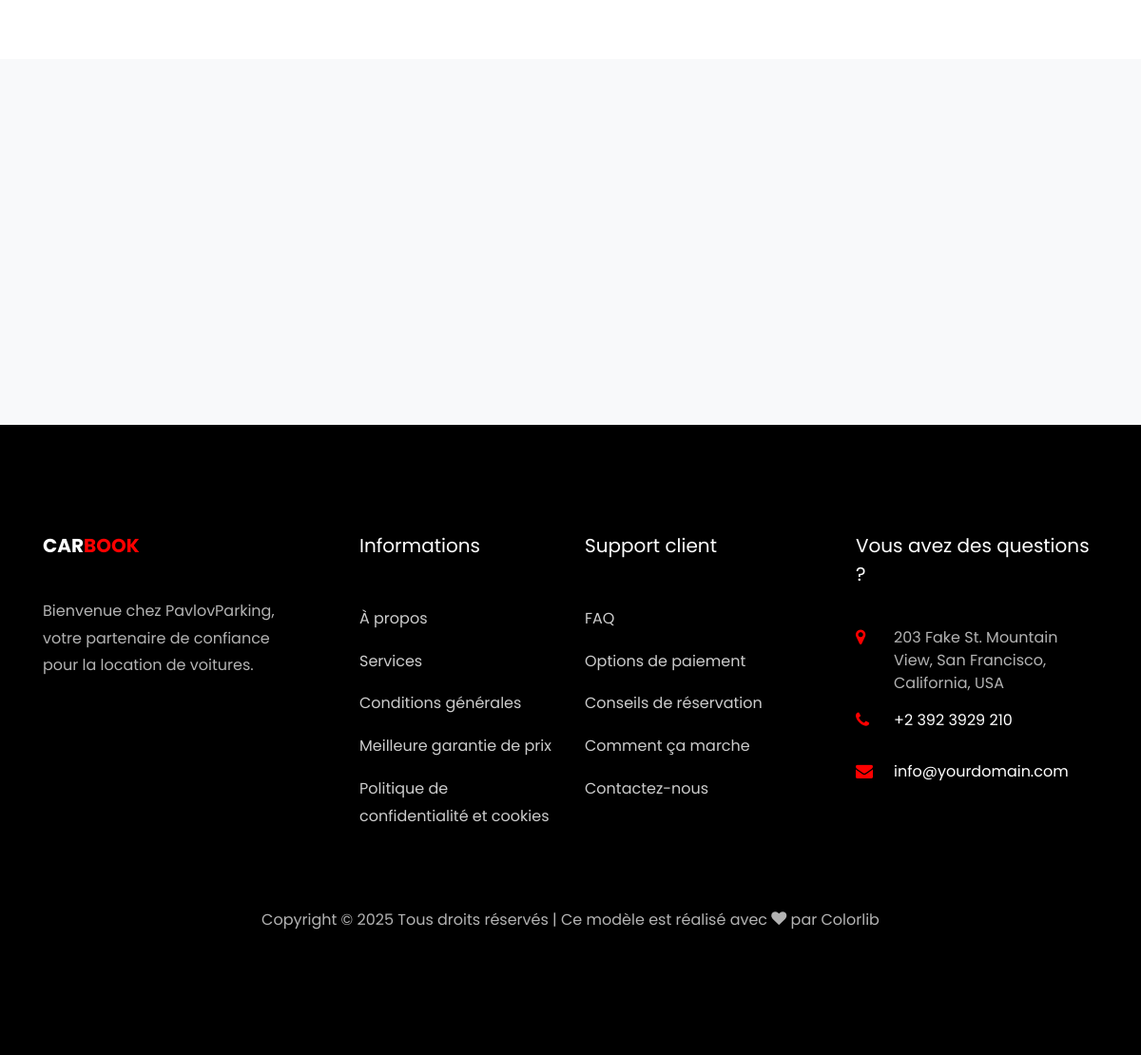
Before: / (lower part) with the older database file.
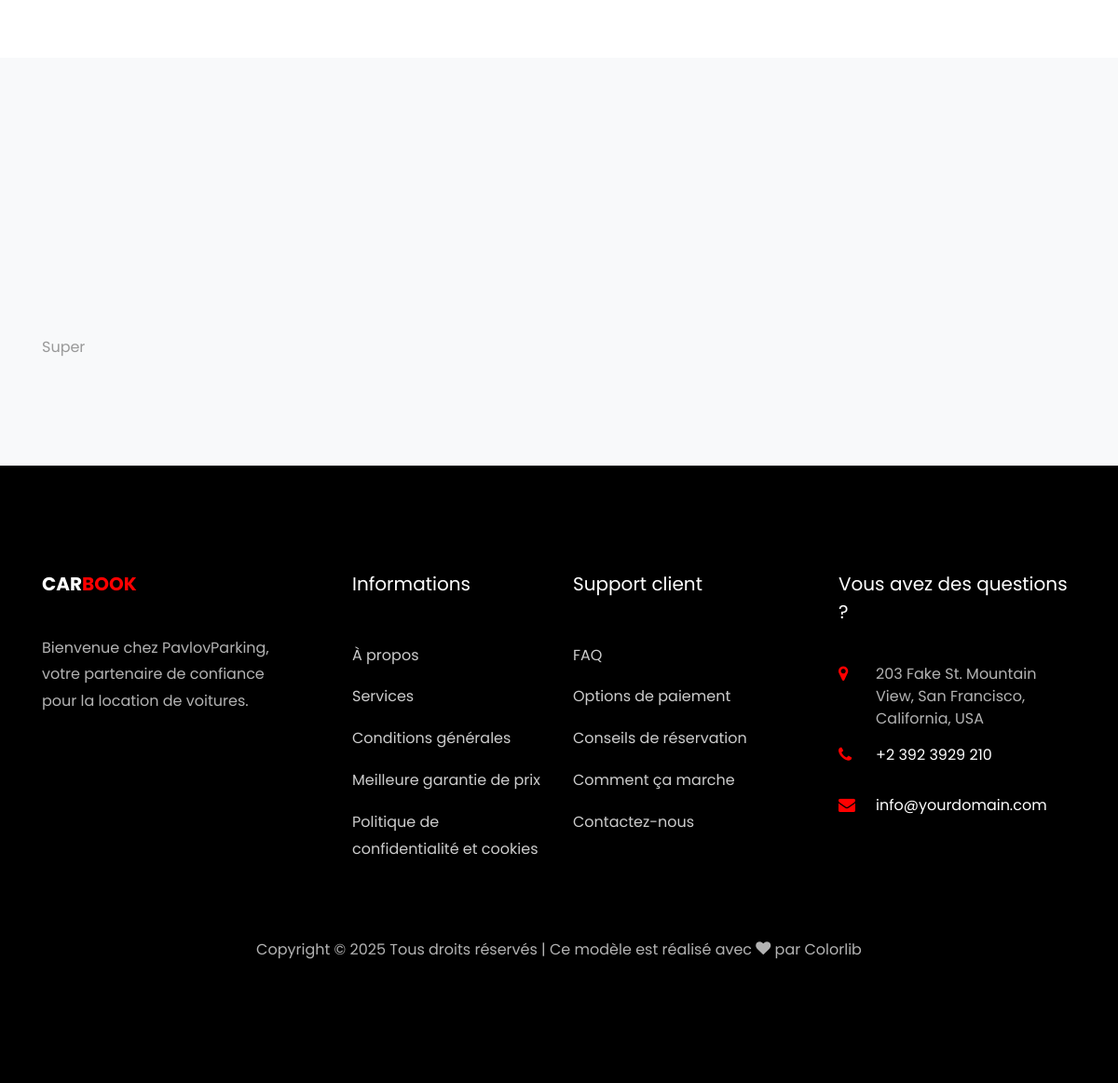
After: the same page with the newer database file.
### back/models.py (models this page shows)
class Avis(models.Model):
    location = models.ForeignKey(Location, on_delete=models.CASCADE, default=None)
    note = models.FloatField(validators=[MinValueValidator(0), MaxValueValidator(5)], default=0)
    commentaire = models.TextField()

### front/views.py (the view)
# urls.py: 2. Add a URL to urlpatterns:  path('', views.home, name='home')
def home(request):
    vehicules = Vehicule.objects.all()[:3]
    avis_clients = Avis.objects.all()
    return render(request, 'front/home.html', {
        'services': services,
        'vehicules': vehicules,
        'avis_clients': avis_clients
    })

### front/templates/front/home.html (shortened to what this page needs)
{% extends "base.html" %} {% load static %} {% block content %}
<section class="ftco-section">
</section>
<section class="ftco-section bg-light">
  <div class="container">
    <div class="row justify-content-center mb-5 pb-3">
    </div>
    <div class="row">
      {% for avis in avis_clients %}
      <div class="col-md-4">
        <div class="avis-item">
          <p>{{ avis.commentaire }}</p>
        </div>
      </div>
      {% endfor %}
    </div>
  </div>
</section>
{% endblock content %}

### templates/base.html (shortened to what this page needs)
<!DOCTYPE html>
{% load static %}
<html lang="fr">
  <head>
    {% block extraStyle %}
    <link
      rel="stylesheet"
      href="{% static 'css/open-iconic-bootstrap.min.css' %}"
    />
    <link rel="stylesheet" href="{% static 'css/animate.css' %}" />
    <link rel="stylesheet" href="{% static 'css/owl.carousel.min.css' %}" />
    <link
      rel="stylesheet"
      href="{% static 'css/owl.theme.default.min.css' %}"
    />
    <link rel="stylesheet" href="{% static 'css/magnific-popup.css' %}" />
    <link rel="stylesheet" href="{% static 'css/aos.css' %}" />
    <link rel="stylesheet" href="{% static 'css/ionicons.min.css' %}" />
    <link rel="stylesheet" href="{% static 'css/bootstrap-datepicker.css' %}" />
    <link rel="stylesheet" href="{% static 'css/jquery.timepicker.css' %}" />
    <link rel="stylesheet" href="{% static 'css/flaticon.css' %}" />
    <link rel="stylesheet" href="{% static 'css/icomoon.css' %}" />
    <link rel="stylesheet" href="{% static 'css/style.css' %}" />
    {% endblock extraStyle %}
  </head>
  <body>
     {% block content %} {% endblock content %} {% block footer %}
    <footer class="ftco-footer ftco-bg-dark ftco-section">
      <div class="container">
        <div class="row mb-5">
          <div class="col-md">
            <div class="ftco-footer-widget mb-4">
              <h2 class="ftco-heading-2">
                <a href="#" class="logo">Car<span>book</span></a>
              </h2>
              <p>
                Bienvenue chez PavlovParking, votre partenaire de confiance pour
                la location de voitures.
              </p>
              <ul
                class="ftco-footer-social list-unstyled float-md-left float-lft mt-5"
              >
              </ul>
            </div>
          </div>
          <div class="col-md">
            <div class="ftco-footer-widget mb-4 ml-md-5">
              <h2 class="ftco-heading-2">Informations</h2>
              <ul class="list-unstyled">
                <li>
                  <a href="{% url 'about' %}" class="py-2 d-block">À propos</a>
                </li>
                <li>
                  <a href="{% url 'services' %}" class="py-2 d-block"
                    >Services</a
                  >
                </li>
                <li>
                  <a href="#" class="py-2 d-block">Conditions générales</a>
                </li>
                <li>
                  <a href="#" class="py-2 d-block"
                    >Meilleure garantie de prix</a
                  >
                </li>
                <li>
                  <a href="#" class="py-2 d-block"
                    >Politique de confidentialité et cookies</a
                  >
                </li>
              </ul>
            </div>
          </div>
          <div class="col-md">
            <div class="ftco-footer-widget mb-4">
              <h2 class="ftco-heading-2">Support client</h2>
              <ul class="list-unstyled">
                <li><a href="#" class="py-2 d-block">FAQ</a></li>
                <li>
                  <a href="#" class="py-2 d-block">Options de paiement</a>
                </li>
                <li>
                  <a href="#" class="py-2 d-block">Conseils de réservation</a>
                </li>
                <li><a href="#" class="py-2 d-block">Comment ça marche</a></li>
                <li><a href="#" class="py-2 d-block">Contactez-nous</a></li>
              </ul>
            </div>
          </div>
          <div class="col-md">
            <div class="ftco-footer-widget mb-4">
              <h2 class="ftco-heading-2">Vous avez des questions ?</h2>
              <div class="block-23 mb-3">
                <ul>
                  <li>
                    <span class="icon icon-map-marker"></span>
                    <span class="text"
                      >203 Fake St. Mountain View, San Francisco, California,
                      USA</span
                    >
                  </li>
                  <li>
                    <a href="#">
                      <span class="icon icon-phone"></span>
                      <span class="text">+2 392 3929 210</span>
                    </a>
                  </li>
                  <li>
                    <a href="#">
                      <span class="icon icon-envelope"></span>
                      <span class="text">info@yourdomain.com</span>
                    </a>
                  </li>
                </ul>
              </div>
            </div>
          </div>
        </div>
        <div class="row">
          <div class="col-md-12 text-center">
            <p>
              Copyright &copy;
              Tous droits réservés | Ce modèle est réalisé avec
              <i class="icon-heart color-danger" aria-hidden="true"></i> par
              <a href="https://colorlib.com" target="_blank">Colorlib</a>
            </p>
          </div>
        </div>
      </div>
    </footer>
    {% endblock footer %}
  </body>
</html>

### static/css/icomoon.css (style rules this page uses)
[class^="icon-"], [class*=" icon-"] { font-family: 'icomoon' !important; speak: none; font-style: normal; font-weight: normal; font-variant: normal; text-transform: none; line-height: 1; -webkit-font-smoothing: antialiased; -moz-osx-font-smoothing: grayscale; }
.icon-heart:before { content: "\f004"; }
.icon-map-marker:before { content: "\f041"; }
.icon-phone:before { content: "\f095"; }
.icon-envelope:before { content: "\f0e0"; }

### templates/base.html (style rules this page uses)
.icon, .oi { color: #FF0000 !important; }

Changed rows visible on the page:
added Avis: commentaire "Super"
